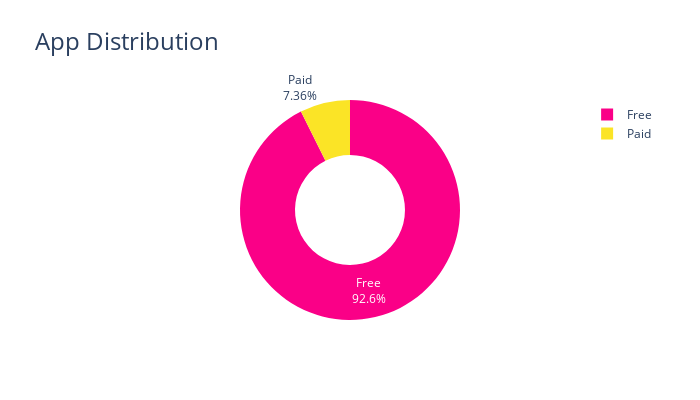

The code cell stored with this chart in its notebook:
### Markdown cell above
### Same plot using pie plot

### Code cell
values = data.Type.value_counts().values
labels = data.Type.value_counts().index
fig = px.pie(data, 
             values=values, 
             names=labels,  
             title='Type',
             hole=0.5,
             color_discrete_sequence= px.colors.qualitative.Alphabet_r
)

fig.update_traces(textposition='auto', textinfo='percent+label')
fig.update_layout(title_text = 'App Distribution ',title_font= dict(size= 24),
                  width=700, height=400
)

fig.show()

### Figure 1 — Plotly figure (JSON) as saved in the notebook; plotly's stock layout.template omitted (floating-point values rounded to 4 significant figures)
{"data": [{"domain": {"x": [0, 1], "y": [0, 1]}, "hole": 0.5, "hovertemplate": "label=%{label}<br>value=%{value}<extra></extra>", "labels": ["Free", "Paid"], "legendgroup": "", "name": "", "showlegend": true, "textinfo": "percent+label", "textposition": "auto", "type": "pie", "values": [10032, 797]}], "layout": {"height": 400, "legend": {"tracegroupgap": 0}, "piecolorway": ["#FA0087", "#FBE426", "#B00068", "#FC1CBF", "#C075A6", "#B10DA1", "#2ED9FF", "#1CFFCE", "#F6222E", "#90AD1C", "#F8A19F", "#FEAF16", "#325A9B", "#FE00FA", "#DEA0FD", "#C4451C", "#1CBE4F", "#E2E2E2", "#F7E1A0", "#16FF32", "#1C8356", "#565656", "#782AB6", "#85660D", "#3283FE", "#AA0DFE"], "title": {"font": {"size": 24}, "text": "App Distribution "}, "width": 700}}
